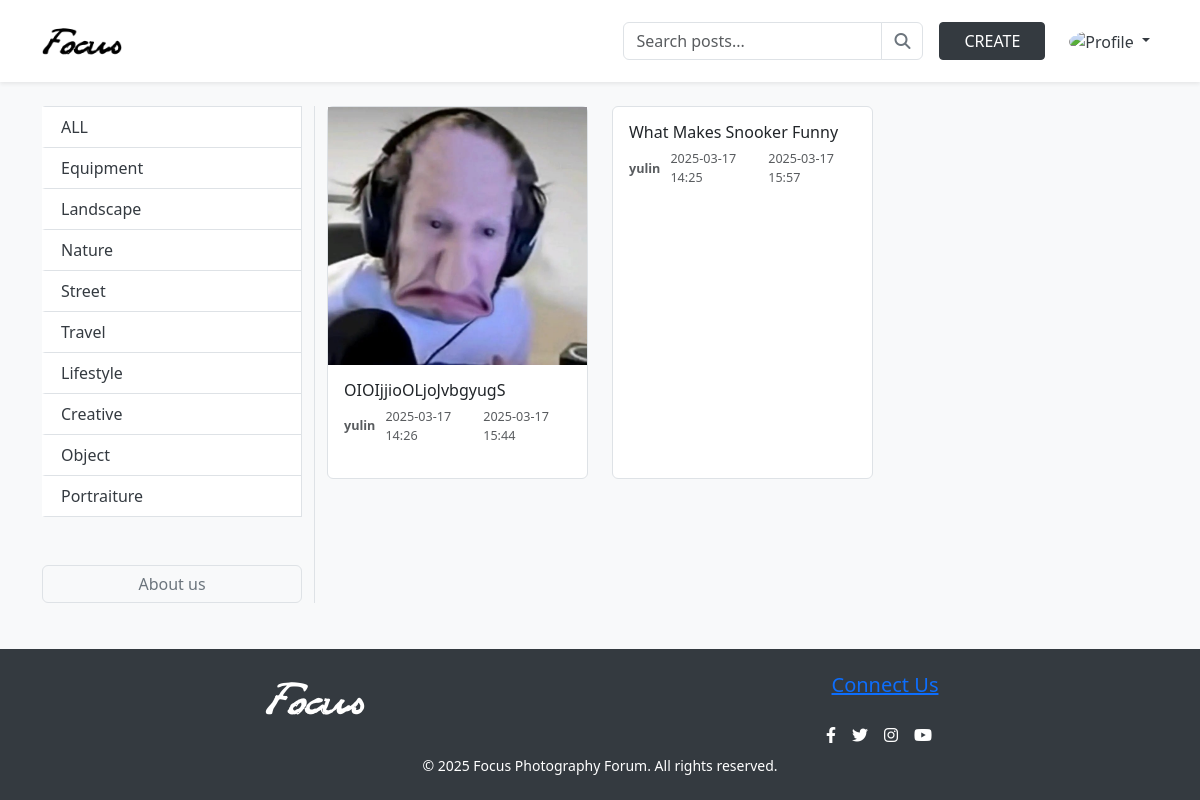
Screenshot of /customer/myposts/ (signed in) with the database file from the repository.
### core/models.py (models this page shows, shortened)
class Post(models.Model):
    post_id = models.CharField(max_length=8, unique=True, primary_key=True)
    user = models.ForeignKey(
        settings.AUTH_USER_MODEL,
        null=True,
        on_delete=models.SET_NULL,
        related_name='poster',
    )
    created_at = models.DateTimeField(auto_now_add=True)
    updated_at = models.DateTimeField(auto_now=True)
    title = models.TextField(max_length=100, null=False, blank=False)
    photo = models.ImageField(upload_to='post_photos/', null=True, blank=True)
    content = models.TextField(max_length=500, null=False, blank=True)
    category = models.ForeignKey(Category, null=True, on_delete=models.SET_NULL, related_name='category')
    like_num = models.IntegerField(default=0)
    page_view = models.IntegerField(default=0)
    post_status = models.ForeignKey(PostStatus, null=True, on_delete=models.SET_NULL, related_name='post_status', default=2)

### users/models.py (models this page shows, shortened)
class CustomUser(AbstractUser):
    class Type(models.TextChoices):
        CUSTOMER = ('customer', _('Customer'))
        MANAGER = ('manager', _('Manager'))
        VISITOR = ('visitor', _('Visitor'))
    type = models.CharField(max_length=20, choices=Type.choices)

### customer/views.py (the view)
# urls.py: path('myposts/', MyPostsView.as_view(), name='my_posts'),
class MyPostsView(LoginRequiredMixin, TemplateView):
    template_name = 'customers/myposts.html'
    def get_context_data(self, **kwargs):
        context = super().get_context_data(**kwargs)
        context['posts'] = Post.objects.filter(user=self.request.user).order_by('-created_at')
        return context

### users/mixins.py (called while the page is built)
    def dispatch(self, request, *args, **kwargs):
        if not request.user.is_authenticated:
            return redirect(self.login_url)
        if getattr(request.user, 'type', None) != self.user_type:
            return redirect(self.login_url)
        return super().dispatch(request, *args, **kwargs)

### templates/customers/myposts.html (shortened to what this page needs)
{% extends 'base.html' %}
{% load static %}
{% block right %}
    <div class="col-md-9">
    <div class="row mb-4">
        {% for post in posts %}
        <div class="col-md-4">
            <a href="{% url 'post_detail' post.post_id %}" class="text-decoration-none">
                <div class="card h-100" style="min-height: 300px;">
                    {% if post.photo %}
                    <img src="{{ post.photo.url }}" alt="Post Image">
                    {% endif %}
                    <div class="card-body">
                        <h6 class="card-title">
                            {{ post.title }}
                        </h6>
                        <div class="d-flex justify-content-between align-items-center mt-2 text-muted" style="font-size: 0.9rem; gap: 10px;">
                            <small class="fw-semibold"> {{ post.user.username }}</small>
                            <small class="fw-light"> {{ post.created_at|date:"Y-m-d H:i" }}</small>
                            <small class="fw-light"> {{ post.updated_at|date:"Y-m-d H:i" }}</small>
                        </div>
                    </div>
                </div>
            </a>
        </div>
        {% endfor %}
    </div>
</div>
{% endblock %}

### static/css/common.css (style rules this page uses)
html, body { min-height: 100vh; margin: 0; padding: 0; }
.card { transition: transform 0.3s, box-shadow 0.3s; margin-bottom: 1rem; border: 1px solid #dee2e6; cursor: pointer; }
a { color: #0d6efd; transition: all 0.2s ease; }

### static/css/index.css (style rules this page uses)
.card { transition: transform 0.3s, box-shadow 0.3s; margin-bottom: 1rem; border: 1px solid #dee2e6; cursor: pointer; }

### rows the page displays
Post: photo (picture), title "OIOIjjioOLjoJvbgyugS", user.username "yulin", created_at "2025-03-17 14:26", updated_at "2025-03-17 15:44"
Post: title "What Makes Snooker Funny", user.username "yulin", created_at "2025-03-17 14:25", updated_at "2025-03-17 15:57"
